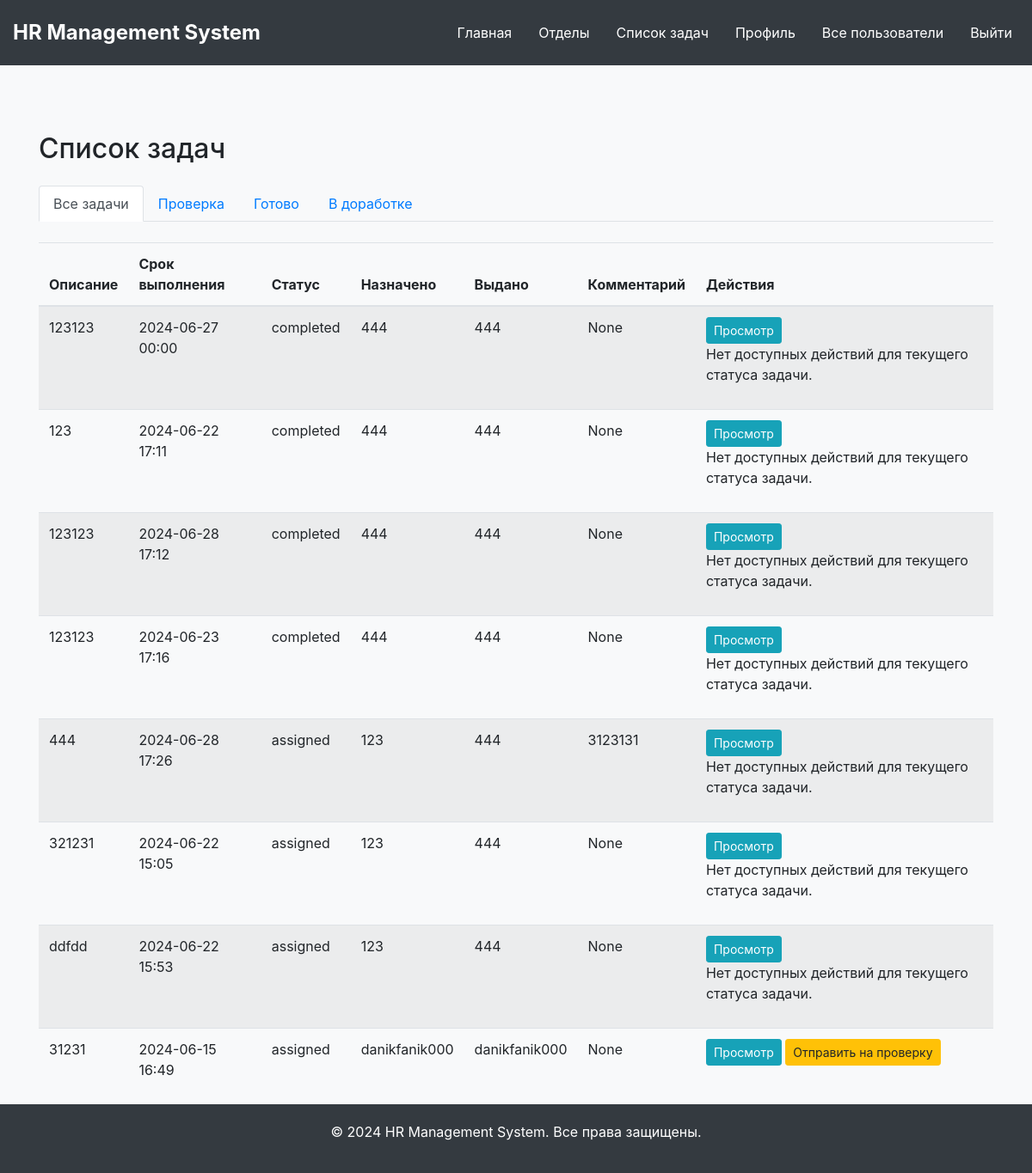
Before: /tasks (signed in) with the older database file.
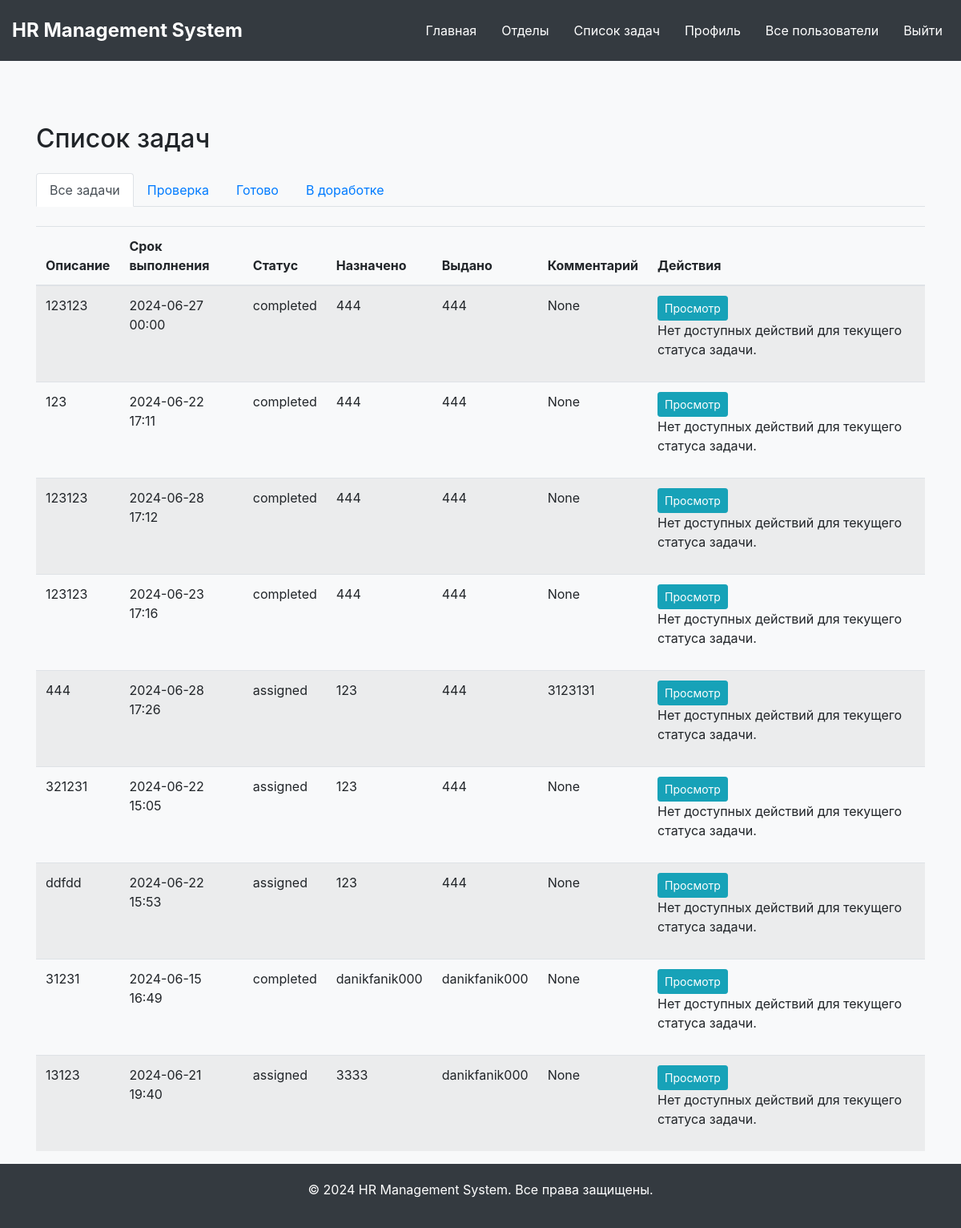
After: the same page with the newer database file.
### app.py (models this page shows)
class Task(db.Model):
    id = db.Column(db.Integer, primary_key=True)
    description = db.Column(db.String(255), nullable=False)
    deadline = db.Column(db.DateTime, nullable=False)
    status = db.Column(db.String(20), nullable=False, default='assigned')
    assigned_to = db.Column(db.Integer, db.ForeignKey('user.id'))
    issued_by = db.Column(db.Integer, db.ForeignKey('user.id'))
    comment = db.Column(db.Text, nullable=True)  # Добавьте это поле
    assigned_user = db.relationship('User', foreign_keys=[assigned_to], back_populates='tasks_assigned')
    issuer = db.relationship('User', foreign_keys=[issued_by], backref='issued_tasks')

class User(UserMixin, db.Model):
    id = db.Column(db.Integer, primary_key=True)
    username = db.Column(db.String(20), unique=True, nullable=False)
    email = db.Column(db.String(120), unique=True, nullable=False)
    password = db.Column(db.String(60), nullable=False)
    bio = db.Column(db.String(255))
    passport_data = db.Column(db.String(255))
    department_id = db.Column(db.Integer, db.ForeignKey('department.id'), nullable=True)
    department = db.relationship('Department', foreign_keys=[department_id], backref='users')
    position = db.Column(db.String(100))
    responsibilities = db.Column(db.Text)
    role = db.Column(db.String(20), nullable=False, default='Employee')
    tasks_assigned = db.relationship('Task', foreign_keys='Task.assigned_to', back_populates='assigned_user', lazy=True)
    absences = db.relationship('Absence', backref='user', lazy=True)
    ratings = db.relationship('Rating', backref='user', lazy=True)
    phone_number = db.Column(db.String(20))
    age = db.Column(db.String(20))
    gender = db.Column(db.String(20))
    status = db.Column(db.String(20))

### app.py (the view)
@app.route("/tasks")
@login_required
def tasks():
    status = request.args.get('status')
    if status:
        tasks = Task.query.filter_by(status=status).all()
    else:
        tasks = Task.query.all()
    return render_template('tasks.html', tasks=tasks, status=status)

### app.py (called while the page is built)
@login_manager.user_loader
def load_user(user_id):
    return db.session.get(User, int(user_id))

### templates/tasks.html (shortened to what this page needs)
{% extends "main.html" %}
{% block content %}
<div class="container mt-5">
    <h2 class="mb-4">Список задач</h2>
    <ul class="nav nav-tabs">
        <li class="nav-item">
            <a class="nav-link {% if not status %}active{% endif %}" href="{{ url_for('tasks') }}">Все задачи</a>
        </li>
        <li class="nav-item">
            <a class="nav-link {% if status == 'in_review' %}active{% endif %}" href="{{ url_for('tasks', status='in_review') }}">Проверка</a>
        </li>
        <li class="nav-item">
            <a class="nav-link {% if status == 'completed' %}active{% endif %}" href="{{ url_for('tasks', status='completed') }}">Готово</a>
        </li>
        <li class="nav-item">
            <a class="nav-link {% if status == 'assigned' %}active{% endif %}" href="{{ url_for('tasks', status='assigned') }}">В доработке</a>
        </li>
    </ul>
    <table class="table table-striped mt-4">
        <thead>
            <tr>
                <th>Описание</th>
                <th>Срок выполнения</th>
                <th>Статус</th>
                <th>Назначено</th>
                <th>Выдано</th>
                <th>Комментарий</th>
                <th>Действия</th>
            </tr>
        </thead>
        <tbody>
            {% for task in tasks %}
            <tr>
                <td>{{ task.description }}</td>
                <td>{{ task.deadline.strftime('%Y-%m-%d %H:%M') }}</td>
                <td>{{ task.status }}</td>
                <td>{{ task.assigned_user.username }}</td>
                <td>{{ task.issuer.username }}</td>
                <td>{{ task.comment }}</td>
                <td>
                    <button type="button" class="btn btn-info btn-sm view-task-btn" data-toggle="modal" data-target="#taskInfoModal{{ task.id }}" data-task-id="{{ task.id }}" data-description="{{ task.description }}" data-deadline="{{ task.deadline }}" data-status="{{ task.status }}" data-assigned="{{ task.assigned_user.username }}" data-issued="{{ task.issuer.username }}">
                        Просмотр
                    </button>
                    {% if task.status == 'assigned' and current_user.id == task.assigned_to %}
                    <form method="POST" action="{{ url_for('submit_for_review', task_id=task.id) }}" style="display:inline;">
                        <button type="submit" class="btn btn-warning btn-sm">Отправить на проверку</button>
                    </form>
                    {% endif %}
                    {% if not (task.status == 'assigned' and current_user.id == task.assigned_to) and not (current_user.role in ['Admin', 'Manager'] and task.status == 'in_review') %}
                        <p>Нет доступных действий для текущего статуса задачи.</p>
                    {% endif %}
                </td>
            </tr>
            {% endfor %}
        </tbody>
    </table>
</div>
{% endblock %}

### templates/main.html (shortened to what this page needs)
<!DOCTYPE html>
<html lang="ru">
<head>
    <link href="https://stackpath.bootstrapcdn.com/bootstrap/4.5.2/css/bootstrap.min.css" rel="stylesheet">
    <link href="https://cdnjs.cloudflare.com/ajax/libs/font-awesome/5.15.3/css/all.min.css" rel="stylesheet">
</head>
<body>
    <header>
        <nav class="navbar navbar-expand-lg">
            <a class="navbar-brand" href="{{ url_for('main') }}">HR Management System</a>
            <div class="collapse navbar-collapse" id="navbarNav">
                <ul class="navbar-nav ml-auto">
                    <li class="nav-item">
                        <a class="nav-link" href="{{ url_for('main') }}">Главная</a>
                    </li>
                    <li class="nav-item">
                        <a class="nav-link" href="{{ url_for('departments') }}">Отделы</a>
                    </li>
                    <li class="nav-item">
                        <a class="nav-link" href="{{ url_for('tasks') }}">Список задач</a>
                    </li>
                    {% if current_user.is_authenticated %}
                    <li class="nav-item">
                        <a class="nav-link" href="{{ url_for('profile', user_id=current_user.id) }}">Профиль</a>
                    </li>
                    {% if current_user.role in ['Admin', 'Manager'] %}
                    <li class="nav-item">
                        <a class="nav-link" href="{{ url_for('users') }}">Все пользователи</a>
                    </li>
                    {% endif %}
                    <li class="nav-item">
                        <a class="nav-link" href="{{ url_for('logout') }}">Выйти</a>
                    </li>
                    {% endif %}
                </ul>
            </div>
        </nav>
    </header>
    <main>
        {% block content %}{% endblock %}
    </main>
    <footer class="footer">
        <div class="container">
            <p>&copy; 2024 HR Management System. Все права защищены.</p>
        </div>
    </footer>
</body>
</html>

### templates/main.html (style rules this page uses)
body { background-color: #f8f9fa; display: flex; flex-direction: column; min-height: 100vh; }
.navbar { margin-bottom: 30px; background-color: #343a40; padding: 15px; }
.navbar-brand { color: #ffffff; font-weight: bold; font-size: 1.5rem; }
.navbar-nav .nav-link { color: #ffffff; font-size: 1rem; margin-left: 15px; }
.footer { background-color: #343a40; color: white; padding: 20px 0; text-align: center; margin-top: auto; }

Changed rows visible on the page:
changed Task (number 8 of 9 on the later page): status "assigned" → "completed"; status "Отправить на проверку" → "Нет доступных действий для текущего статуса задачи."
added Task: description "13123", deadline "2024-06-21 19:40", status "assigned", assigned_user.username "3333", issuer.username "danikfanik000", comment "None", shows "Нет доступных действий для текущего статуса задачи."
